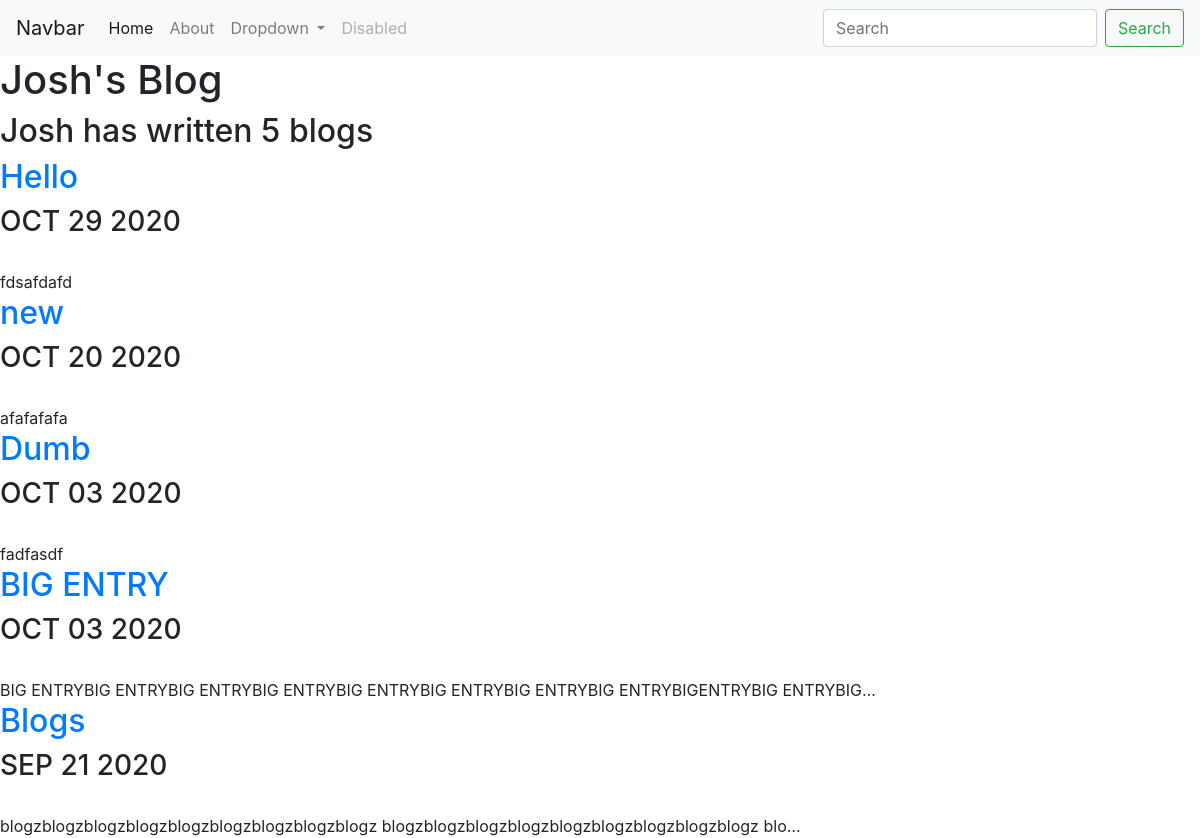
Screenshot of /blog/ with the database file from the repository.
### blog/models.py (models this page shows, shortened)
class Blog(models.Model):
    title = models.CharField(max_length=200)
    date = models.DateField()
    content = models.TextField()

### blog/views.py (the view)
# urls.py: path('', views.all_blogs, name='all_blogs'),  # if forwarded, it has the other url added to it
def all_blogs(request):
    blogs = Blog.objects.order_by('-date')[:5]
    return render(request, 'blog/all_blogs.html', {'blogs': blogs})

### blog/templates/blog/all_blogs.html
{% extends 'portfolio/base.html' %}
{% block content %}
<h1>Josh's Blog</h1>
<h2>Josh has written {{ blogs.count }} blog{{ blogs.count|pluralize }}</h2>
{% for blog in blogs %}
<a href="{% url 'blog:detail' blog.id %}">
    <h2>{{ blog.title }}</h2>
</a>
<h3>{{ blog.date|date:'M d Y'|upper }}</h3>
<br>{{ blog.content|truncatechars:100|striptags }}
{% endfor %}
{% endblock %}

### rows the page displays
Blog: title "Hello", date "OCT 29 2020", content "fdsafdafd"
Blog: title "new", date "OCT 20 2020", content "afafafafa"
Blog: title "Dumb", date "OCT 03 2020", content "fadfasdf"
Blog: title "BIG ENTRY", date "OCT 03 2020", content "BIG ENTRYBIG ENTRYBIG ENTRYBIG ENTRYBIG ENTRYBIG ENTRYBIG ENTRYBIG ENTRYBIGENTRYBIG ENTRYBIG…"
Blog: title "Blogs", date "SEP 21 2020", content "blogzblogzblogzblogzblogzblogzblogzblogzblogz blogzblogzblogzblogzblogzblogzblogzblogzblogz blo…"

### other values shown
{{ blogs.count }} "5"
